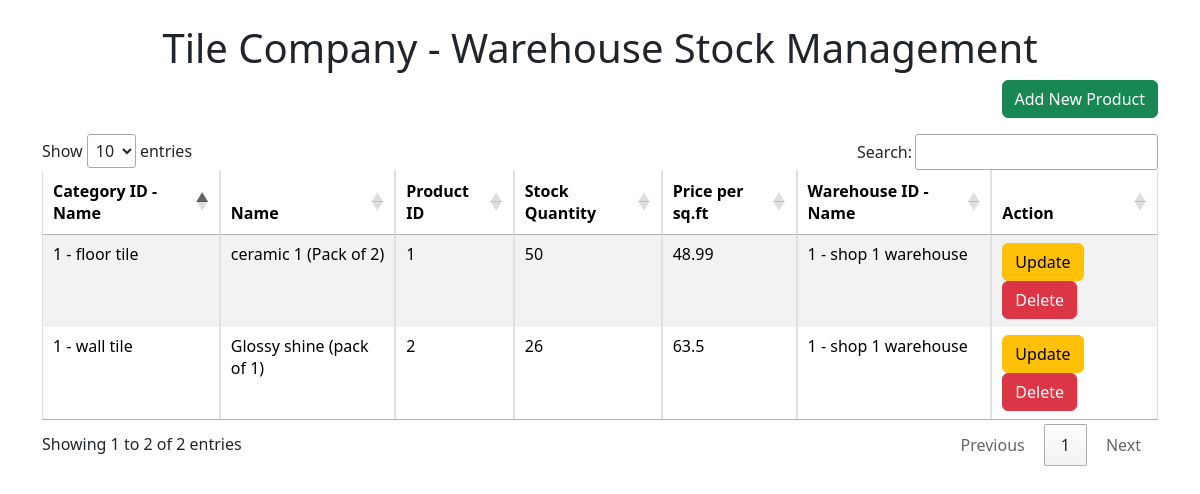
Page /warehouse_stock/warehouse.php on the committed database.
### tables this page shows
CREATE TABLE `products` (
  `product_id` int(11) NOT NULL,
  `category_id` int(11) NOT NULL,
  `price` float NOT NULL,
  `product_name` varchar(100) NOT NULL,
  `color` varchar(50) NOT NULL,
  `size` varchar(20) NOT NULL,
  `warehouse_id` int(11) DEFAULT NULL,
  `quantity` int(11) DEFAULT NULL
);

CREATE TABLE `category` (
  `category_id` int(11) NOT NULL,
  `name` varchar(200) DEFAULT NULL
);

CREATE TABLE `warehouse` (
  `warehouse_id` int(11) NOT NULL,
  `shop_id` int(11) NOT NULL,
  `name` varchar(200) NOT NULL,
  `address` varchar(200) NOT NULL,
  `contact` varchar(20) NOT NULL
);

### warehouse_stock/warehouse_backend.php (called while the page is built, shortened)
<?php
include '../master/config.php';
$query = "SELECT
    p.warehouse_id,
    p.category_id,
    c.name AS category_name,
    w.name AS warehouse_name,
    p.product_id,
    p.product_name,
    p.quantity,
    p.price
FROM
    products p
JOIN
    warehouse w ON w.warehouse_id = p.warehouse_id
JOIN
    category c ON c.category_id = p.category_id;
";
$result = mysqli_query($connection, $query);

### warehouse_stock/warehouse.php (the view, shortened to what this page needs)
<?php
include 'warehouse_backend.php';
?>
<head>
    <link href="https://cdn.jsdelivr.net/npm/bootstrap@5.3.3/dist/css/bootstrap.min.css" rel="stylesheet">
    <link rel="stylesheet" href="https://cdn.datatables.net/1.13.4/css/jquery.dataTables.min.css">
</head>
<body>
    <div class="container mt-4">
        <header>
            <h1 class="text-center">Tile Company - Warehouse Stock Management</h1>
        </header>
        <section class="product-list">
            <button class="btn btn-success mb-3 float-end" onclick="showAddForm()">Add New Product</button>
            <table class="table table-bordered table-striped" id="productTable">
                <thead>
                    <tr>
                        <th>Category ID - Name</th>
                        <th>Name</th>
                        <th>Product ID</th>
                        <th>Stock Quantity</th>
                        <th>Price per sq.ft</th>
                        <th>Warehouse ID - Name</th>
                        <th>Action</th>
                    </tr>
                </thead>
                <tbody>
                    <?php
                    while ($product = mysqli_fetch_assoc($result)) {
                        echo "<tr data-id='" . $product['product_id'] . "'>";
                        echo "<td>" . $product['warehouse_id'] . " - " . $product['category_name'] . "</td>";
                        echo "<td>" . $product['product_name'] . "</td>";
                        echo "<td>" . $product['product_id'] . "</td>";
                        echo "<td>" . $product['quantity'] . "</td>";
                        echo "<td>" . $product['price'] . "</td>";
                        echo "<td>" . $product['warehouse_id'] . " - " . $product['warehouse_name'] . "</td>";
                        echo "<td><button class='btn btn-warning' onclick='openEditModal(" . $product['product_id'] . ")'>Update</button>
                              <button class='btn btn-danger' onclick='deleteProduct(" . $product['product_id'] . ")'>Delete</button></td>";
                        echo "</tr>";
                    }
                    ?>
                </tbody>
            </table>
        </section>
    </div>
</body>
</html>

### rows in the picture
products: warehouse "1", category.name "floor tile", product_name "ceramic 1 (Pack of 2)", product_id "1", quantity "50", price "48.99", warehouse.name "shop 1 warehouse"
products: warehouse "1", category.name "wall tile", product_name "Glossy shine (pack of 1)", product_id "2", quantity "26", price "63.5", warehouse.name "shop 1 warehouse"
